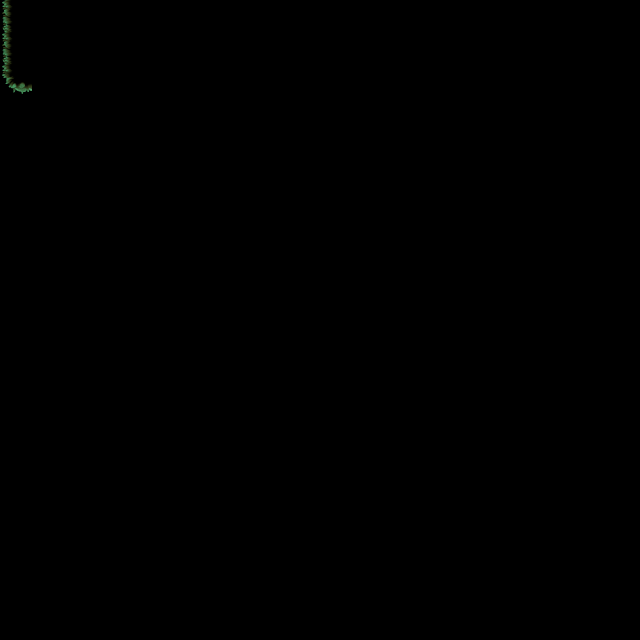

This game map was drawn from its Tiled (.tmx) file and the tilesets committed beside it. A one-line description and the full map source follow:
An orthogonal 20x20 tile map with 32x32 px tiles, 1 tile layer (Tile Layer 1).

<map version="1.10" tiledversion="1.10.0" orientation="orthogonal" renderorder="right-down" width="20" height="20" tilewidth="32" tileheight="32" infinite="0" nextlayerid="2" nextobjectid="1">
 <tileset firstgid="1" source="mossy-tiles-32.tsx" />
 <layer id="1" name="Tile Layer 1" width="20" height="20">
  <data encoding="csv">
8,0,0,0,0,0,0,0,0,0,0,0,0,0,0,0,0,0,0,0,
8,0,0,0,0,0,0,0,0,0,0,0,0,0,0,0,0,0,0,0,
15,0,0,0,0,0,0,0,0,0,0,0,0,0,0,0,0,0,0,0,
0,0,0,0,0,0,0,0,0,0,0,0,0,0,0,0,0,0,0,0,
0,0,0,0,0,0,0,0,0,0,0,0,0,0,0,0,0,0,0,0,
0,0,0,0,0,0,0,0,0,0,0,0,0,0,0,0,0,0,0,0,
0,0,0,0,0,0,0,0,0,0,0,0,0,0,0,0,0,0,0,0,
0,0,0,0,0,0,0,0,0,0,0,0,0,0,0,0,0,0,0,0,
0,0,0,0,0,0,0,0,0,0,0,0,0,0,0,0,0,0,0,0,
0,0,0,0,0,0,0,0,0,0,0,0,0,0,0,0,0,0,0,0,
0,0,0,0,0,0,0,0,0,0,0,0,0,0,0,0,0,0,0,0,
0,0,0,0,0,0,0,0,0,0,0,0,0,0,0,0,0,0,0,0,
0,0,0,0,0,0,0,0,0,0,0,0,0,0,0,0,0,0,0,0,
0,0,0,0,0,0,0,0,0,0,0,0,0,0,0,0,0,0,0,0,
0,0,0,0,0,0,0,0,0,0,0,0,0,0,0,0,0,0,0,0,
0,0,0,0,0,0,0,0,0,0,0,0,0,0,0,0,0,0,0,0,
0,0,0,0,0,0,0,0,0,0,0,0,0,0,0,0,0,0,0,0,
0,0,0,0,0,0,0,0,0,0,0,0,0,0,0,0,0,0,0,0,
0,0,0,0,0,0,0,0,0,0,0,0,0,0,0,0,0,0,0,0,
0,0,0,0,0,0,0,0,0,0,0,0,0,0,0,0,0,0,0,0
</data>
 </layer>
</map>
